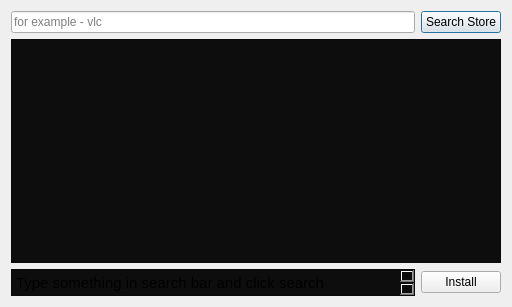
<?xml version="1.0" encoding="UTF-8"?>
<ui version="4.0">
 <class>store</class>
 <widget class="QDialog" name="store">
  <property name="geometry">
   <rect>
    <x>0</x>
    <y>0</y>
    <width>512</width>
    <height>307</height>
   </rect>
  </property>
  <property name="windowTitle">
   <string>Snap Store</string>
  </property>
  <layout class="QVBoxLayout" name="verticalLayout">
   <item>
    <layout class="QHBoxLayout" name="horizontalLayout">
     <item>
      <widget class="QLineEdit" name="search_term">
       <property name="text">
        <string/>
       </property>
       <property name="placeholderText">
        <string>for example - vlc</string>
       </property>
      </widget>
     </item>
     <item>
      <widget class="QPushButton" name="search">
       <property name="text">
        <string>Search Store</string>
       </property>
      </widget>
     </item>
    </layout>
   </item>
   <item>
    <widget class="QListWidget" name="available_packages">
     <property name="font">
      <font>
       <pointsize>12</pointsize>
       <weight>75</weight>
       <bold>true</bold>
      </font>
     </property>
     <property name="styleSheet">
      <string notr="true">background-color:#0D0D0D;
background-attachment: fixed;</string>
     </property>
     <property name="alternatingRowColors">
      <bool>true</bool>
     </property>
     <property name="spacing">
      <number>2</number>
     </property>
     <property name="sortingEnabled">
      <bool>false</bool>
     </property>
    </widget>
   </item>
   <item>
    <layout class="QHBoxLayout" name="horizontalLayout_2">
     <property name="topMargin">
      <number>0</number>
     </property>
     <item>
      <widget class="QTextEdit" name="info_terminal">
       <property name="sizePolicy">
        <sizepolicy hsizetype="Expanding" vsizetype="Fixed">
         <horstretch>0</horstretch>
         <verstretch>0</verstretch>
        </sizepolicy>
       </property>
       <property name="maximumSize">
        <size>
         <width>16777215</width>
         <height>27</height>
        </size>
       </property>
       <property name="font">
        <font>
         <italic>true</italic>
        </font>
       </property>
       <property name="styleSheet">
        <string notr="true">background-color:#0D0D0D;

background-image: url(:/images/images/grid.png);
background-attachment: fixed;</string>
       </property>
       <property name="readOnly">
        <bool>true</bool>
       </property>
       <property name="html">
        <string>&lt;!DOCTYPE HTML PUBLIC &quot;-//W3C//DTD HTML 4.0//EN&quot; &quot;http://www.w3.org/TR/REC-html40/strict.dtd&quot;&gt;
&lt;html&gt;&lt;head&gt;&lt;meta name=&quot;qrichtext&quot; content=&quot;1&quot; /&gt;&lt;style type=&quot;text/css&quot;&gt;
p, li { white-space: pre-wrap; }
&lt;/style&gt;&lt;/head&gt;&lt;body style=&quot; font-family:'Ubuntu'; font-size:11pt; font-weight:200; font-style:italic;&quot;&gt;
&lt;p style=&quot; margin-top:0px; margin-bottom:0px; margin-left:0px; margin-right:0px; -qt-block-indent:0; text-indent:0px;&quot;&gt;&lt;span style=&quot; font-style:normal;&quot;&gt;Type something in search bar and click search&lt;/span&gt;&lt;/p&gt;&lt;/body&gt;&lt;/html&gt;</string>
       </property>
      </widget>
     </item>
     <item>
      <widget class="QPushButton" name="install">
       <property name="text">
        <string>Install</string>
       </property>
      </widget>
     </item>
    </layout>
   </item>
  </layout>
 </widget>
 <resources/>
 <connections/>
</ui>
